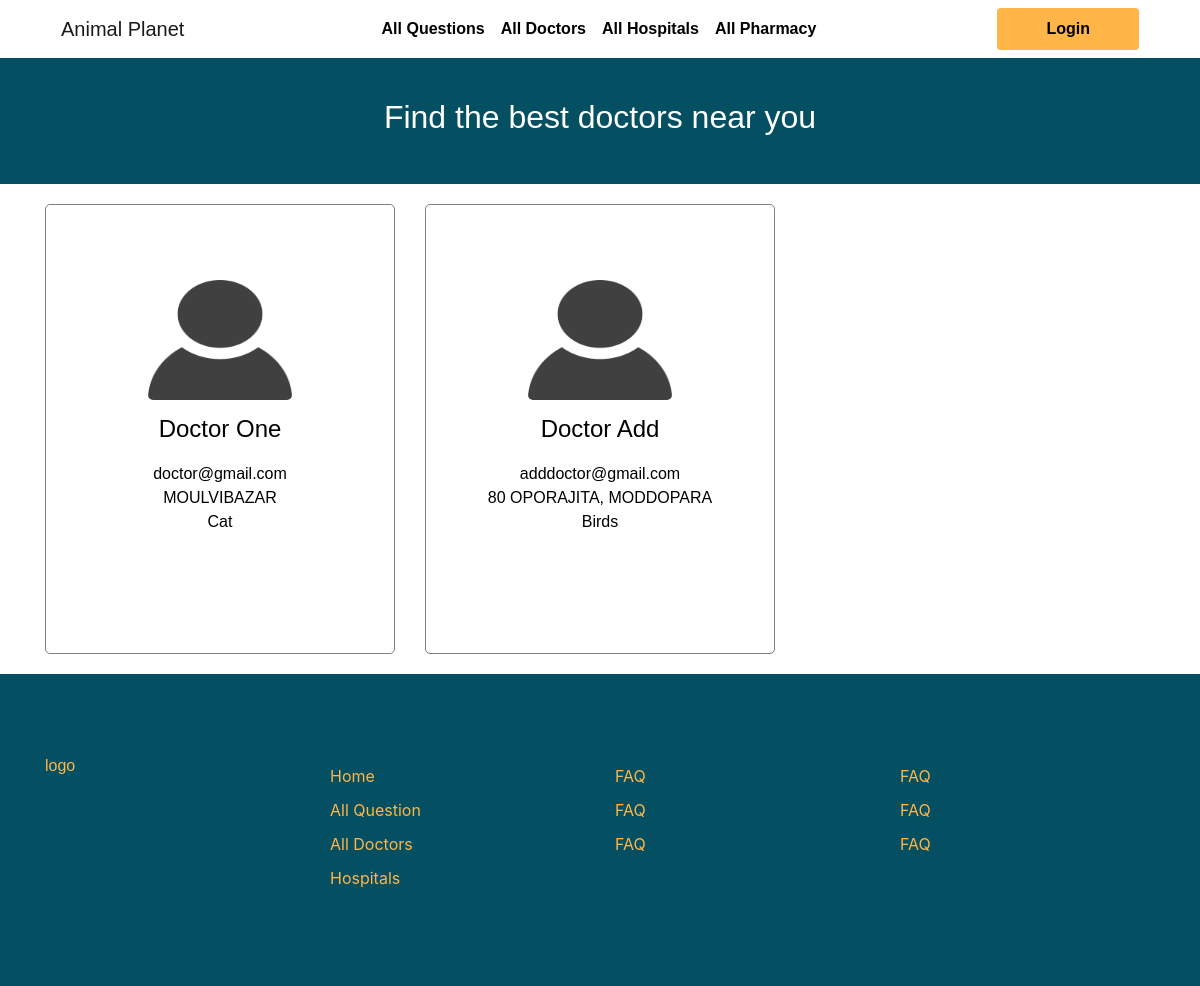
The app's page /userview/all-doctors.php, older data.
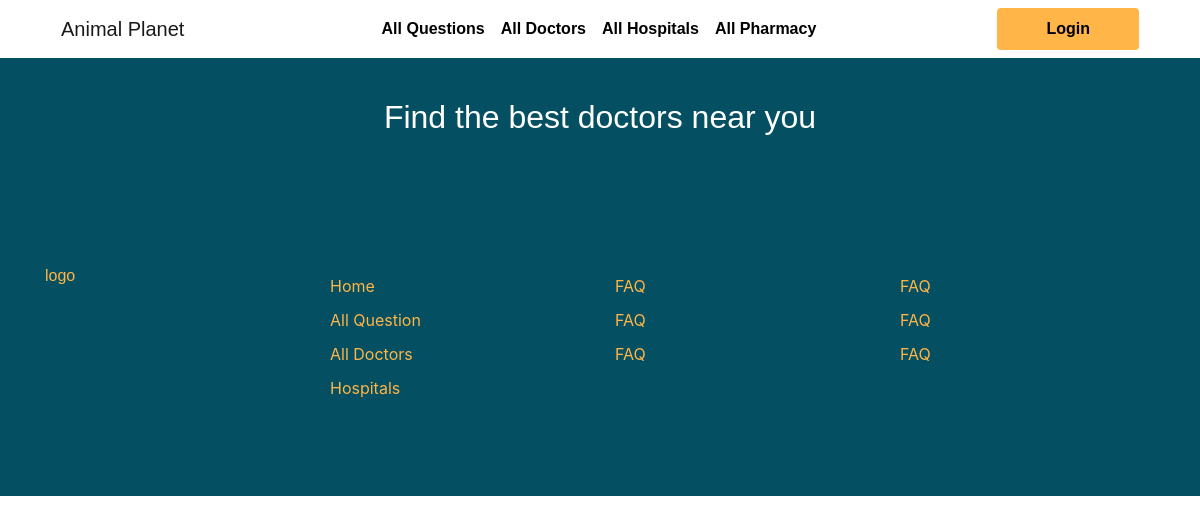
The same page, newer data.
### tables this page shows
CREATE TABLE `users` (
                         `id` bigint(20) UNSIGNED NOT NULL,
                         `name` varchar(255) NOT NULL,
                         `email` varchar(255) NOT NULL,
                         `user_type` varchar(255) NOT NULL DEFAULT 'user',
                         `phone` varchar(255) DEFAULT NULL,
                         `address` varchar(255) DEFAULT NULL,
                         `specialists` varchar(255) DEFAULT NULL,
                         `password` varchar(255) NOT NULL,
                         `created_at` timestamp NULL DEFAULT NULL,
                         `updated_at` timestamp NULL DEFAULT NULL
);

### controller/db_functions.php (called while the page is built, shortened)
<?php
class  DB_Functions
{
    private $conn;
    function __construct()
    {
        require_once 'connect.php';
        $db = new Connect();
        $this->conn = $db->connection();
    }
    public static function db()
    {
        return new DB_Functions();
    }
    function getImages($image_src, $user_id)
    {
        $result = $this->conn->prepare("SELECT * FROM images WHERE image_src =? and user_id =? ORDER BY id DESC");
        $result->bind_param("ss", $image_src, $user_id);
        $result->execute();
        $images = $result->get_result()->fetch_all(MYSQLI_ASSOC);
        return $images;
    }
    function getDoctors()
    {
        $query = "SELECT
  users.*,
  COUNT(posts.doctor_id) AS Total
FROM
  users
LEFT JOIN posts ON users.id = posts.doctor_id
WHERE users.user_type = 'doctor'
GROUP BY users.id,users.name ORDER BY Total DESC;";
        $result = $this->conn->query($query) or die($this->conn->error . __LINE__);
        return $result;
    }
}

### controller/connect.php (called while the page is built, shortened)
<?php
class Connect
{
    public function connection()
    {
        $this->connect = new mysqli(DB_HOST, DB_USER, DB_PASSWORD, DB_DATABASE);
        return $this->connect;
    }
}

### controller/dashboard_value.php (called while the page is built, shortened)
<?php
include "../controller/db_functions.php";
class DashboardValue extends DB_Functions
{
    public static function getAllDoctor()
    {
        return self::db()->getDoctors();
    }
    public static function getDoctorImage($id)
    {
        $value = self::db()->getImages('doctor', $id);
        if (!empty($value)) {
            return $value[0]['url'];
        } else {
            return null;
        }
    }
}

### userview/all-doctors.php (the view, shortened to what the changed rows need)
<?php
include "../controller/dashboard_value.php";
?>
<!DOCTYPE html>
<html lang="en">
<head>
    <link
            rel="stylesheet"
            href="https://maxcdn.bootstrapcdn.com/bootstrap/4.0.0/css/bootstrap.min.css"
    />
    <link
            rel="stylesheet"
            href="https://cdnjs.cloudflare.com/ajax/libs/font-awesome/5.15.2/css/all.min.css"
    />
    <link rel="stylesheet" href="./resources/css/style.css"/>
    <link rel="stylesheet" href="./resources/css/responsive.css"/>
</head>
<body>
<div class="header">
    <div class="title-section">
        <h2>Find the best doctors near you</h2>
    </div>
</div>
<div class="all-doctors">
    <div class="container">
        <div class="row">
            <?php
            $result = DashboardValue::getAllDoctor();
            while ($item = mysqli_fetch_assoc($result)) {
                ?>
                <div class="col-md-4">
                    <div class="doctor-card <?php
                    if ($item['Total'] == 5 || $item['Total'] == 6) {
                        echo 'gold-doc';
                    } elseif ($item['Total'] == 3 || $item['Total'] == 4) {
                        echo 'silver-doc';
                    } elseif ($item['Total'] == 1 || $item['Total'] == 2) {
                        echo 'bronze-doc';
                    }
                    ?> ">
                        <a style="text-decoration: none;" href="doctor-details.php?id=<?php echo $item['id']; ?>">
                            <div class="doctor-badge">
                            </div>
                            <div class="doc-img">
                                <img
                                    <?php
                                    if (DashboardValue::getDoctorImage($item['id']) == null) {
                                        ?>
                                        src="resources/images/default_user.png"
                                    <?php } else {
                                        ?>
                                        src="uploads/<?php echo DashboardValue::getDoctorImage($item['id']); ?>"
                                    <?php
                                    }
                                    ?>
                                        alt=""/>
                            </div>
                            <h4 class="doc-name"><?php echo ucwords($item['name']); ?></h4>
                            <p class="doc-description">
                                <?php echo $item['email']; ?>
                                <br>
                                <?php echo $item['address']; ?>
                                <br>
                                <?php echo $item['specialists']; ?>
                            </p>
                        </a>
                    </div>
                </div>
                <?php
            }
            ?>
        </div>
    </div>
</div>
</body>
</html>

Row changes from the older to the newer data that the page shows:
removed users: name "Doctor One", email "doctor@gmail.com", address "MOULVIBAZAR", specialists "Cat"
removed users: name "Doctor Add", email "adddoctor@gmail.com", address "80 OPORAJITA, MODDOPARA", specialists "Birds"
